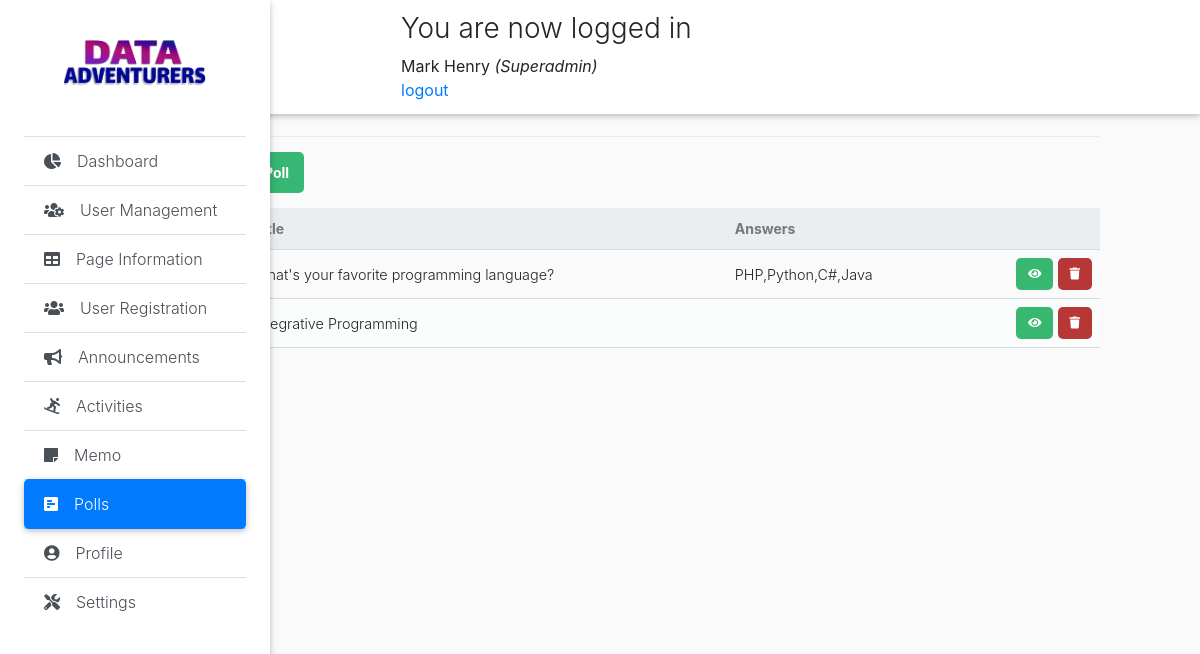
Page /super-admin-modules/polls.php (signed in) on the committed database.
### tables this page shows
CREATE TABLE IF NOT EXISTS `page_info` (
  `id` int(11) NOT NULL AUTO_INCREMENT,
  `about` varchar(1000) NOT NULL,
  `mission` varchar(1000) NOT NULL,
  `vision` varchar(1000) NOT NULL,
  `address` varchar(250) NOT NULL,
  `contact` varchar(250) NOT NULL,
  `email` varchar(250) NOT NULL,
  `image` varchar(1000) NOT NULL,
  PRIMARY KEY (`id`)
);

CREATE TABLE IF NOT EXISTS `polls` (
  `id` int(11) NOT NULL AUTO_INCREMENT,
  `title` text NOT NULL,
  `desc` text NOT NULL,
  PRIMARY KEY (`id`)
);

### super-admin-modules/polls.php (the view, shortened to what this page needs)
<?php
include "header.php";
 ?>
 <div class="list-group list-group-flush">
   <a href="dashboard.php" class="list-group-item list-group-item-action waves-effect">
     <i class="fas fa-chart-pie mr-3"></i>Dashboard</a>
   <a href="members.php" class="list-group-item list-group-item-action waves-effect">
     <i class="fas fa-users-cog mr-3"></i>User Management</a>
   <a href="page-information.php" class="list-group-item list-group-item-action waves-effect">
     <i class="fas fa-table mr-3"></i>Page Information</a>
   <a href="user-registration.php" class="list-group-item list-group-item-action waves-effect">
     <i class="fas fa-users mr-3"></i>User Registration</a>
   <a href="announcements.php" class="list-group-item list-group-item-action waves-effect">
     <i class="fas fa-bullhorn mr-3"></i>Announcements</a>
   <a href="activities.php" class="list-group-item list-group-item-action waves-effect">
     <i class="fas fa-snowboarding mr-3"></i>Activities</a>
   <a href="memo.php" class="list-group-item list-group-item-action waves-effect">
     <i class="fas fa-sticky-note mr-3"></i>Memo</a>
   <a href="polls.php" class="list-group-item list-group-item-action active waves-effect">
     <i class="fas fa-poll-h mr-3"></i>Polls</a>
   <a href="profile.php" class="list-group-item list-group-item-action waves-effect">
     <i class="fas fa-user-circle mr-3"></i>Profile</a>
   <a href="settings.php" class="list-group-item list-group-item-action waves-effect">
     <i class="fas fa-tools mr-3"></i>Settings</a>
 </div>
    </div>
  </header>
<!DOCTYPE html>
<html>
	<head>
	</head>
	<body>
		<?php
			include 'functions-poll.php';
			$pdo = pdo_connect_mysql();
			$stmt = $pdo->query('SELECT p.*, GROUP_CONCAT(pa.title ORDER BY pa.id) AS answers FROM polls p LEFT JOIN poll_answers pa ON pa.poll_id = p.id GROUP BY p.id');
			$polls = $stmt->fetchAll(PDO::FETCH_ASSOC);
?>
<?=template_header('Polls')?>
	<div class="content home">
		<h2>Polls</h2>
		<a href="create.php" class="create-poll">Create Poll</a>
	<table>
        <thead>
            <tr>
                <td>#</td>
                <td>Title</td>
				<td>Answers</td>
                <td></td>
            </tr>
        </thead>
        <tbody>
            <?php foreach ($polls as $poll): ?>
            <tr>
                <td><?=$poll['id']?></td>
                <td><?=$poll['title']?></td>
				<td><?=$poll['answers']?></td>
                <td class="actions">
					<a href="vote.php?id=<?=$poll['id']?>" class="view" title="View Poll"><i class="fas fa-eye fa-xs"></i></a>
                    <a href="hide-poll.php?id=<?=$poll['id']?>" class="trash" title="Delete Poll"><i class="fas fa-trash fa-xs"></i></a>
                </td>
            </tr>
            <?php endforeach; ?>
        </tbody>
    </table>
</div>
<?=template_footer()?>
	</body>
</html>

### super-admin-modules/header.php (shortened to what this page needs)
<?php
include "connection.php";
 ?>
<!DOCTYPE html>
<html lang="en">
<head>
  <link rel="stylesheet" href="https://ajax.googleapis.com/ajax/libs/jqueryui/1.12.1/themes/smoothness/jquery-ui.css">
  <link rel="stylesheet" href="https://stackpath.bootstrapcdn.com/bootstrap/4.3.1/css/bootstrap.min.css">
  <link rel="stylesheet" type="text/css" href="https://cdn.datatables.net/v/bs4/dt-1.10.20/datatables.min.css"/>
  <link rel="stylesheet" href="https://use.fontawesome.com/releases/v5.11.2/css/all.css">
  <link href="../css/bootstrap.min.css" rel="stylesheet">
  <link href="../css/mdb.min.css" rel="stylesheet">
  <link href="../css/style.min.css" rel="stylesheet">
  <link href="../css/style.css" rel="stylesheet">
</head>
  <body class="grey lighten-5">
    <header>
      <nav class="navbar fixed-top navbar-expand-lg navbar-light white scrolling-navbar">
        <div class="container-fluid">
          <div class="collapse navbar-collapse" id="navbarSupportedContent">
            <div class="content">
              <?php if (isset($_SESSION['success'])) : ?>
                <div class="error success" >
                  <h3>
                    <?php
                    echo $_SESSION['success'];
                    ?>
                  </h3>
                </div>
              <?php endif ?>
              <div class="profile_info">
                <div>
                  <?php  if (isset($_SESSION['user'])) : ?>
                    <strong>
                      <?php
                      echo $_SESSION['user']['first_name'];
                      ?>
                    </strong>
                    <small>
                      <i>(<?php echo ucfirst($_SESSION['user']['role']); ?>)</i>
                      <br>
                      <ul class="navbar-nav nav-flex-icons">
                        <li class="nav-item">
                          <a href="header.php?logout='1'" >logout</a>
                        </li>
                      </ul>
                    </small>
                  <?php endif ?>
                </div>
              </div>
            </div>
          </div>
        </div>
      </nav>
      <div class="sidebar-fixed position-fixed">
        <?php
              $result=mysqli_query($link, "select * from page_info");
              $row=mysqli_fetch_array($result);
              ?>
        <a class="logo-wrapper waves-effect">
          <img src=" <?php echo $row['image']; ?>" class="img-fluid" height="200" width="200" alt="">
        </a>

### css/style.css (style rules this page uses)
* { padding: 0; margin: 0; }
html { position: relative; min-height: 100%; }
body { margin-bottom: 150px; }

### super-admin-modules/style.css (style rules this page uses)
* { box-sizing: border-box; font-family: -apple-system, BlinkMacSystemFont, "segoe ui", roboto, oxygen, ubuntu, cantarell, "fira sans", "droid sans", "helvetica neue", Arial, sans-serif; font-size: 16px; -webkit-font-smoothing: antialiased; -moz-osx-font-smoothing: grayscale; }
body { background-color: #FFFFFF; margin: 0; }
.content { width: 1000px; margin: 0 auto; padding-left: 100px; }
.content h2 { margin: 0; padding: 25px 0; font-size: 22px; border-bottom: 1px solid #ebebeb; color: #666666; }
.home .create-poll { display: inline-block; text-decoration: none; background-color: #38b673; font-weight: bold; font-size: 14px; border-radius: 5px; color: #FFFFFF; padding: 10px 15px; margin: 15px 0; }
.home table { width: 100%; padding-top: 30px; border-collapse: collapse; }
.home table thead { background-color: #ebeef1; border-bottom: 1px solid #d3dae0; }
.home table thead td { padding: 10px; font-weight: bold; color: #767779; font-size: 14px; }
.home table tbody tr { border-bottom: 1px solid #d3dae0; }
.home table tbody tr:nth-child(even) { background-color: #fbfcfc; }
.home table tbody tr td { padding: 10px; }
.home table tbody tr td:nth-child(1) { color: #a5a7a9; }
.home table tbody tr td.actions { padding: 8px; text-align: right; }
.home table tbody tr td.actions .view, .home table tbody tr td.actions .edit, .home table tbody tr td.actions .trash { display: inline-flex; text-align: right; text-decoration: none; color: #FFFFFF; padding: 10px 12px; border-radius: 5px; }
.home table tbody tr td.actions .trash { background-color: #b73737; }
.home table tbody tr td.actions .view { background-color: #37b770; }

### rows in the picture
page_info: image (picture)
polls: title "What's your favorite programming language?", answers "PHP,Python,C#,Java"
polls: title "Integrative Programming"

### other values in the picture
$_SESSION['success'] "You are now logged in"
$_SESSION['user']['first_name'] "Mark Henry"
$_SESSION['user']['role'] "Superadmin"
